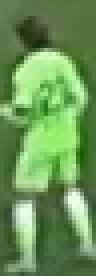
#> input picture color_segmentation/cropped_box_3.png, 24 x 69 px (shown 4 times larger)
$ jupyter execute color_segmentation.ipynb
#> lines starting #> are read from the running program, lines starting #| are printed output that depends on the picture
[cell 1]
import cv2 as cv
import numpy as np
import matplotlib.pyplot as plt
from sklearn.cluster import KMeans

[cell 2]
img = cv.imread("cropped_box_3.png")
#> img is the input picture: shape (69, 24, 3); mean B, G, R 86.7, 148.8, 106.1

[cell 3]
plt.imshow(img)

[cell 4]
top_half_img = img[0:int(img.shape[0]/2),:]
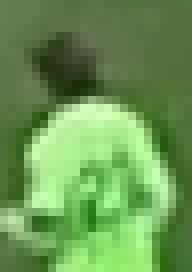
#> top_half_img: shape (34, 24, 3) (shown 8 times larger); mean B, G, R 83.3, 151.3, 105.9
plt.imshow(top_half_img)

[cell 5]
img2d = top_half_img.reshape(-1,3)
#> img2d = 816 rows, first 8: [83, 127, 99], [80, 124, 97], [82, 126, 98], [82, 126, 98], [81, 126, 98], [75, 120, 92], [70, 115, 88], [68, 114, 88]
img2d
#> Out has the same summary as img2d

[cell 6]
kmeans = KMeans(n_clusters=2, random_state=101)
kmeans.fit(img2d)

[cell 7]
img_labels = kmeans.labels_

[cell 8]
clustered_img = img_labels.reshape(top_half_img.shape[0], top_half_img.shape[1])

[cell 9]
plt.imshow(clustered_img)
plt.show()
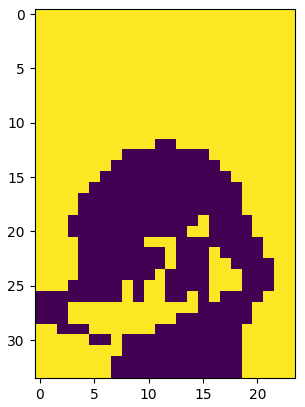
#> figure drawn by matplotlib, 1 panel

[cell 10]
corner_clusters = [clustered_img[0,0], clustered_img[0,-1], clustered_img[-1,0], clustered_img[-1,-1]]
#> corner_clusters = [1, 1, 1, 1]
corner_clusters
#> Out = [1, 1, 1, 1]

[cell 11]
bg_cluster = max(set(corner_clusters), key=corner_clusters.count)
#> bg_cluster = 1
player_cluster = 1-bg_cluster
#> player_cluster = 0

[cell 12]
shirt_color = kmeans.cluster_centers_[player_cluster]
#> shirt_color = [132.2, 224.3, 157.5]

[cell 13]
shirt_color
#> Out = [132.2, 224.3, 157.5]

$ run again, with color_segmentation/cropped_box_2.png copied over color_segmentation/cropped_box_3.png
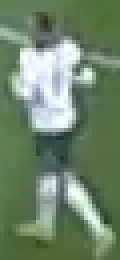
#> input picture color_segmentation/cropped_box_2.png, 30 x 65 px (shown 4 times larger)
#> img is the input picture: shape (65, 30, 3); mean B, G, R 108.4, 134.3, 111.2
#> `top_half_img = img[0:int(img.shape[0]/2),:]`:
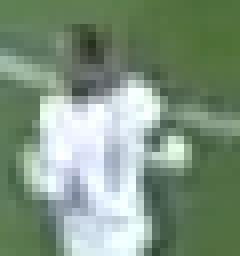
#> top_half_img: shape (32, 30, 3) (shown 8 times larger); mean B, G, R 127.6, 148.1, 126.8
#> img2d = 960 rows, first 8: [84, 128, 95], [84, 128, 95], [82, 127, 94], [82, 127, 94], [83, 126, 94], [83, 125, 93], [83, 125, 94], [83, 125, 94]
#> `img2d`: Out has the same summary as img2d
#> `plt.show()`:
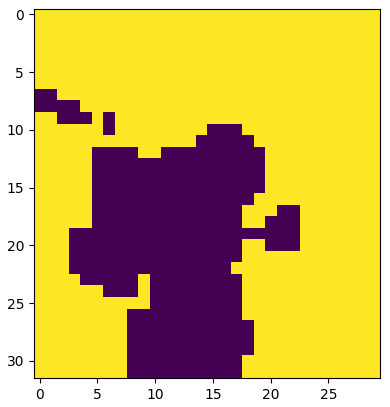
#> figure drawn by matplotlib, 1 panel
